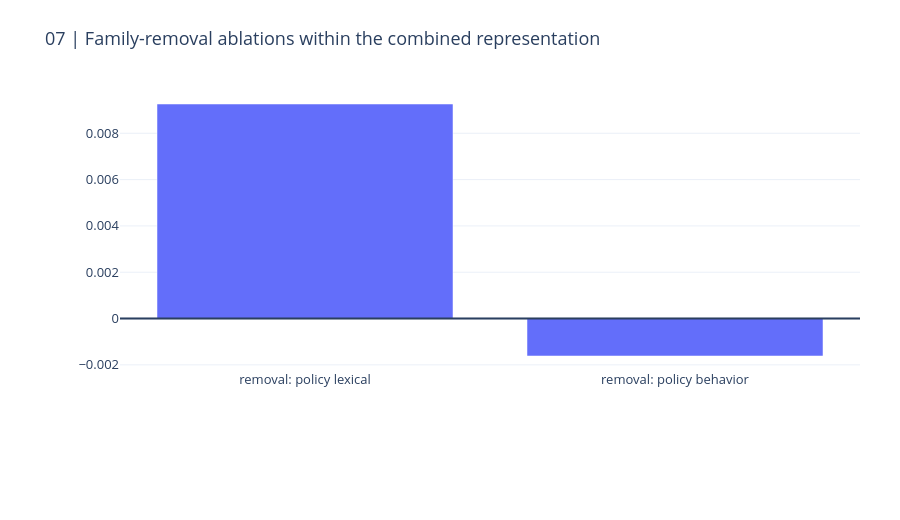
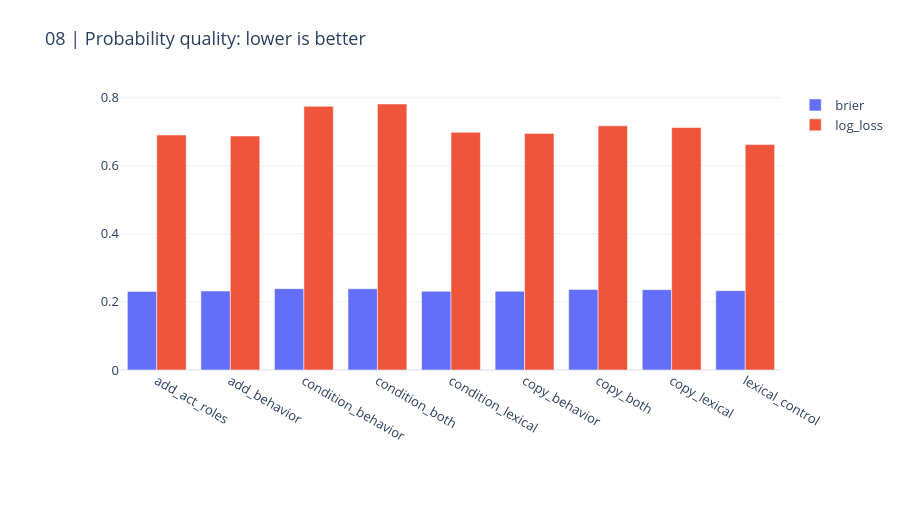

Write notebook code for charts like these, in order.
### Markdown cell above
## 6. Ablations and probability diagnostics

Combined-minus-one-family contrasts measure each family's conditional contribution. Higher AUC may coexist with worse log loss. Per-policy-ranked pooled AUC is reported separately from mean per-policy AUC, and neither is a hidden competition result.

### Code cell
display(pd.DataFrame(result["pooled_metrics"]))
CHARTS[6].show(renderer="plotly_mimetype")
CHARTS[7].show(renderer="plotly_mimetype")

### Figure 1 — Plotly figure (JSON) as saved in the notebook; plotly's stock layout.template omitted (floating-point values rounded to 4 significant figures)
{"data": [{"type": "bar", "x": ["removal: policy lexical", "removal: policy behavior"], "y": [0.009264, -0.001618]}], "layout": {"font": {"size": 13}, "height": 520, "margin": {"b": 150, "l": 120, "r": 40, "t": 90}, "shapes": [{"type": "line", "x0": 0, "x1": 1, "xref": "x domain", "y0": 0, "y1": 0, "yref": "y"}], "title": {"text": "07 | Family-removal ablations within the combined representation"}, "xaxis": {"automargin": true}, "yaxis": {"automargin": true}}}

### Figure 2 — Plotly figure (JSON) as saved in the notebook; plotly's stock layout.template omitted (floating-point values rounded to 4 significant figures)
{"data": [{"name": "brier", "type": "bar", "x": ["add_act_roles", "add_behavior", "condition_behavior", "condition_both", "condition_lexical", "copy_behavior", "copy_both", "copy_lexical", "lexical_control"], "y": [0.2308, 0.2318, 0.2389, 0.2384, 0.2308, 0.2315, 0.2367, 0.2358, 0.233]}, {"name": "log_loss", "type": "bar", "x": ["add_act_roles", "add_behavior", "condition_behavior", "condition_both", "condition_lexical", "copy_behavior", "copy_both", "copy_lexical", "lexical_control"], "y": [0.69, 0.687, 0.774, 0.781, 0.6978, 0.6945, 0.7169, 0.7119, 0.6618]}], "layout": {"barmode": "group", "font": {"size": 13}, "height": 520, "margin": {"b": 150, "l": 120, "r": 40, "t": 90}, "title": {"text": "08 | Probability quality: lower is better"}, "xaxis": {"automargin": true}, "yaxis": {"automargin": true}}}
